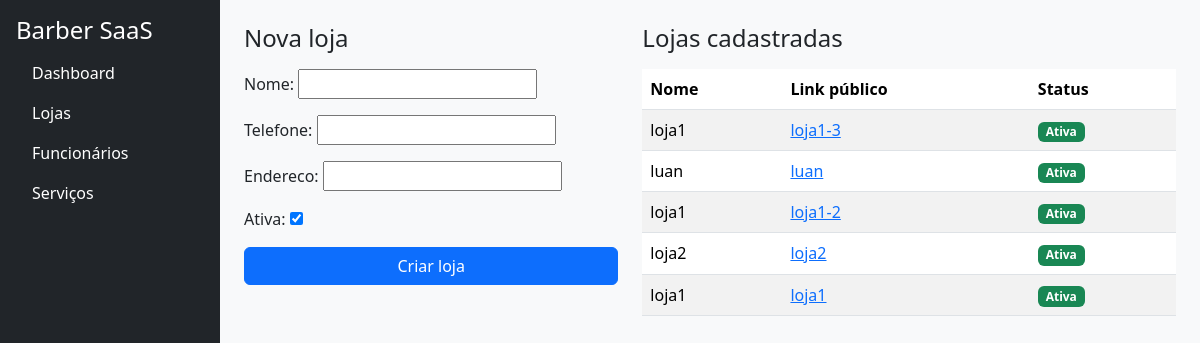
The page /cadastro/lojas/ (signed in) on the database its author committed.
### apps/cadastro/models.py (models this page shows, shortened)
class Loja(models.Model):
    owner = models.ForeignKey(
        User,
        on_delete=models.CASCADE,
        related_name='lojas',
        limit_choices_to={'is_owner': True}
    )
    nome = models.CharField(max_length=120)
    slug = models.SlugField(max_length=140, unique=True, blank=True)
    telefone = models.CharField(max_length=20, blank=True)
    endereco = models.CharField(max_length=200, blank=True)
    ativa = models.BooleanField(default=True)
    criada_em = models.DateTimeField(auto_now_add=True)

### apps/cadastro/views.py (the view, shortened to what this page needs)
# urls.py: path('lojas/', views.owner_shops, name='owner_shops'),
@login_required
def owner_shops(request):
    if not getattr(request.user, 'is_owner', False):
        return redirect('accounts:owner_login')
    target = request.headers.get('HX-Target')
    form = LojaForm()
    lojas = request.user.lojas.all().order_by('-criada_em')
    if request.headers.get('HX-Request') and target != 'content':
        return render(request, 'cadastro/partials/owner_shops.html', {'form': form, 'lojas': lojas})
    return render(request, 'cadastro/owner_shops.html', {'form': form, 'lojas': lojas})

### apps/cadastro/forms.py
class LojaForm(forms.ModelForm):
    class Meta:
        model = Loja
        fields = ['nome', 'telefone', 'endereco', 'ativa']

### apps/accounts/models.py (called while the page is built)
    def is_active(self) -> bool:
        return timezone.now() <= self.end_date

### apps/cadastro/templates/cadastro/owner_shops.html (shortened to what this page needs)
{% extends 'accounts/base.html' %}
{% block content %}
<div id="shops-fragment">
  {% include 'cadastro/partials/owner_shops.html' %}
</div>
{% endblock %}

### apps/cadastro/templates/cadastro/partials/owner_shops.html (shortened to what this page needs)
<div class="row">
  <div class="col-md-5">
    <h4 class="mb-3">Nova loja</h4>
    <form
      method="post"
      hx-post="{% url 'cadastro:owner_shops' %}"
      hx-target="#shops-fragment"
      hx-swap="innerHTML"
      hx-indicator="#shops-loading"
    >
      {{ form.as_p }}
      <button class="btn btn-primary w-100" type="submit">Criar loja</button>
    </form>
  </div>
  <div class="col-md-7">
    <h4 class="mb-3">Lojas cadastradas</h4>
    <table class="table table-striped">
      <thead>
        <tr><th>Nome</th><th>Link público</th><th>Status</th></tr>
      </thead>
      <tbody id="lojas-tbody">
        {% for loja in lojas %}
        <tr>
          <td>{{ loja.nome }}</td>
          <td>
            <a href="{{ loja.slug }}" target="_blank">
              {{ loja.slug }}
            </a>
          </td>
          <td>
            {% if loja.ativa %}
              <span class="badge bg-success">Ativa</span>
            {% else %}
              <span class="badge bg-secondary">Inativa</span>
            {% endif %}
          </td>
        </tr>
        {% empty %}
        <tr><td colspan="3" class="text-muted">Nenhuma loja ainda.</td></tr>
        {% endfor %}
      </tbody>
    </table>
  </div>
</div>

### rows shown on the page
Loja: nome "loja1", slug "loja1-3", ativa "Ativa"
Loja: nome "luan", slug "luan", ativa "Ativa"
Loja: nome "loja1", slug "loja1-2", ativa "Ativa"
Loja: nome "loja2", slug "loja2", ativa "Ativa"
Loja: nome "loja1", slug "loja1", ativa "Ativa"
